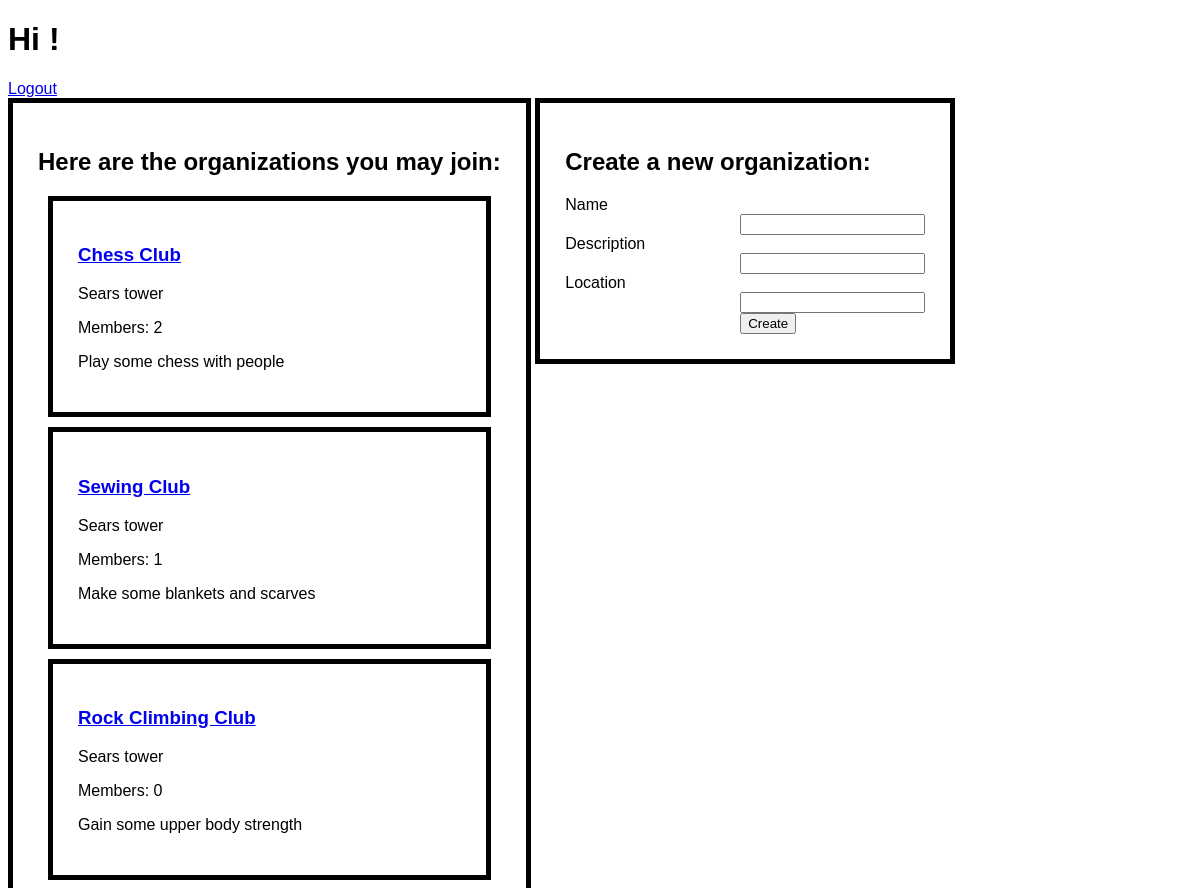
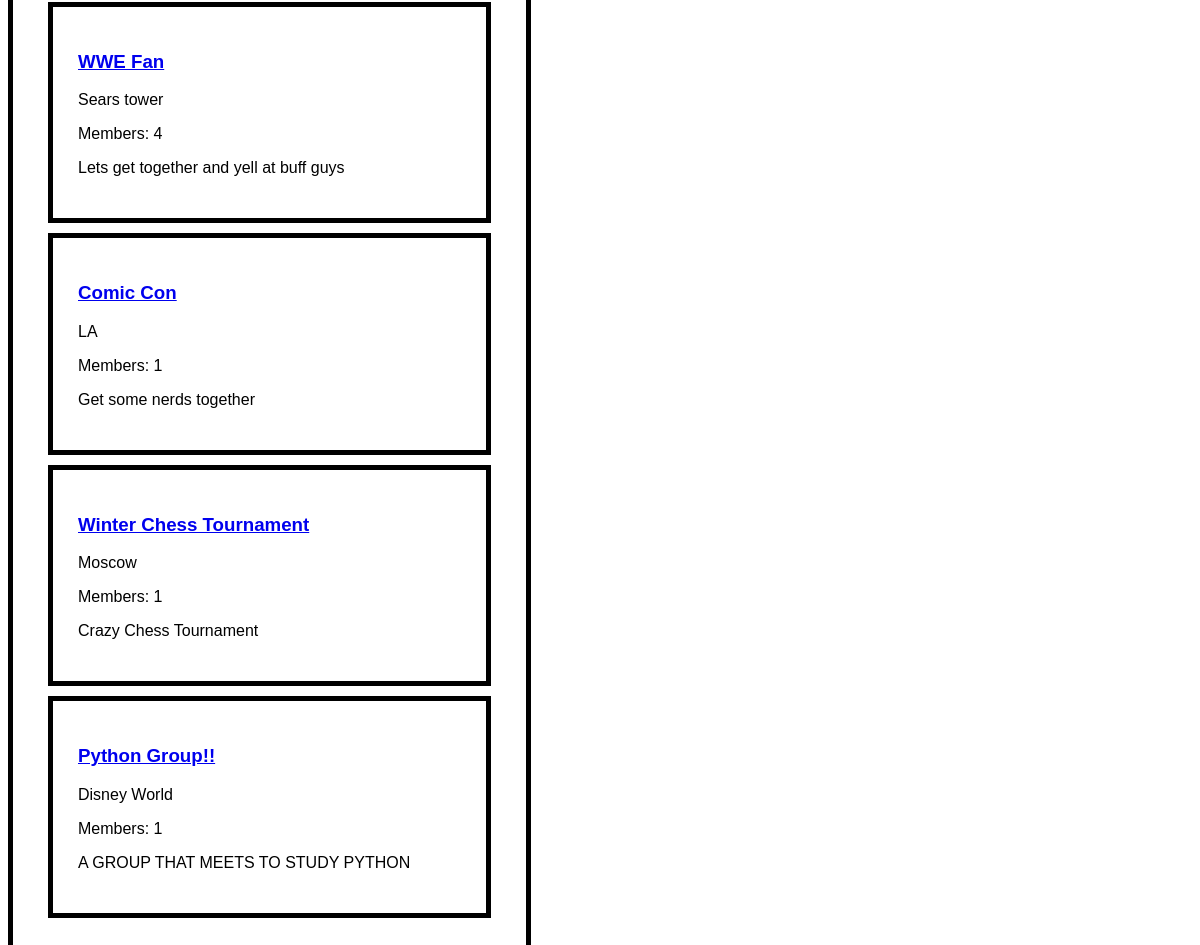
Screenshot of /groups with the database file from the repository (2 pictures, top to bottom).
### orgs/models.py (models this page shows)
class Org(models.Model):
    name=models.CharField(max_length=255)
    description=models.CharField(max_length=255)
    location=models.CharField(max_length=255)
    members=models.ManyToManyField(User, related_name="orgs")
    creator=models.ForeignKey(User, related_name="created_orgs", on_delete=models.CASCADE)
    created_at=models.DateTimeField(auto_now_add=True)
    updated_at=models.DateTimeField(auto_now=True)
    objects=OrgManager()

### orgs/views.py (the view)
# urls.py: path('groups', views.groups),
def groups(request):
    context={
        'all_groups': Org.objects.all()
    }
    return render(request, "groups.html", context)

### orgs/templates/groups.html (shortened to what this page needs)
<!DOCTYPE html>
<html lang="en">
<head>
    {% load static %}
    <link rel="stylesheet" href="{% static 'style.css' %}">
</head>
<body>
    <div id="wrapper">
        <div>
            <h1>Hi {{ request.session.name }}!</h1>
            <a href="/logout">Logout</a>
        </div>
        <div class="content">
            <h2>Here are the organizations you may join:</h2>
            {% for group in all_groups %}
            <div class="group">
                <h3><a href="/groups/{{ group.id }}">{{ group.name }}</a></h3>
                <p>{{ group.location }}</p>
                <p>Members: {{ group.members.count }}</p>
                <p>{{ group.description }}</p>
            </div>
            {% endfor %}
        </div>
        <div class="content">
            <h2>Create a new organization:</h2>
            <form action="/create_org" method="post">
                <label>Name</label>
                <input type="text" name="name">
                <label>Description</label>
                <input type="text" name="description">
                <label>Location</label>
                <input type="text" name="location">
                <input type="submit" value="Create">
            </form>
        </div>
    </div>
</body>
</html>

### orgs/static/style.css (style rules this page uses)
#wrapper { margin: 0px auto; width: 1200px; font-family: sans-serif; }
input { display: block; margin-left: 175px; }
.content { display: inline-block; border: 5px solid black; vertical-align: top; padding: 25px; }
.group { border: 5px solid black; padding: 25px; margin: 10px; }

### rows the page displays
Org: name "Chess Club", location "Sears tower", members.count "2", description "Play some chess with people"
Org: name "Sewing Club", location "Sears tower", members.count "1", description "Make some blankets and scarves"
Org: name "Rock Climbing Club", location "Sears tower", members.count "0", description "Gain some upper body strength"
Org: name "WWE Fan", location "Sears tower", members.count "4", description "Lets get together and yell at buff guys"
Org: name "Comic Con", location "LA", members.count "1", description "Get some nerds together"
Org: name "Winter Chess Tournament", location "Moscow", members.count "1", description "Crazy Chess Tournament"
Org: name "Python Group!!", location "Disney World", members.count "1", description "A GROUP THAT MEETS TO STUDY PYTHON"
